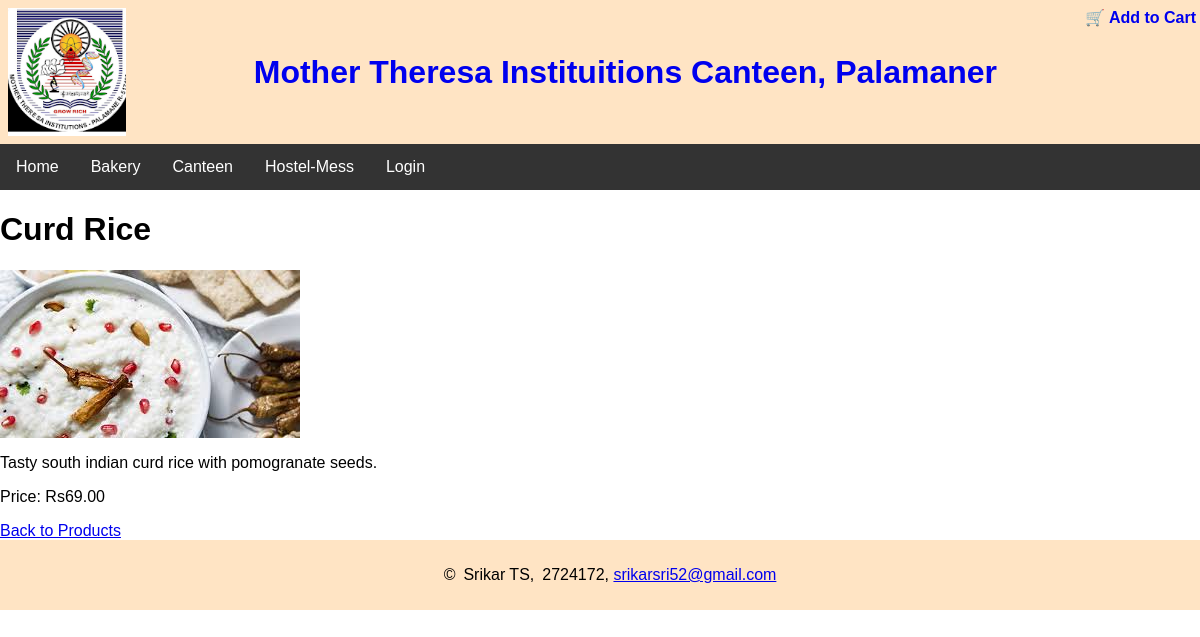
The app's page /canteen/product/4/ with its own data.
### canteen/models.py (models this page shows, shortened)
class CanteenModel(models.Model):
    name = models.CharField(max_length=100)
    description = models.TextField()
    price = models.DecimalField(max_digits=8, decimal_places=2)
    image = models.ImageField(upload_to='products/', blank=True, null=True)

### canteen/views.py (the view)
# urls.py: path('product/<int:pk>/', views.product_detail, name='product_detail'),
def product_detail(request, pk):
    ob_product = get_object_or_404(CanteenModel, pk=pk)
    return render(request, 'product_detail.html', {'product': ob_product})

### canteen/templates/product_detail.html (shortened to what this page needs)
{% extends 'master.html' %}
{% block content %}
    <h1>{{ product.name }}</h1>
    {% if product.image %}
        <img src="{{ product.image.url }}" alt="{{ product.name }}">
    {% endif %}
    <p>{{ product.description }}</p>
    <p>Price: Rs{{ product.price }}</p>
    <a href="/">Back to Products</a>
{% endblock %}

### canteen/static/css/college_styles.css (style rules this page uses)
body { font-family: Arial, Helvetica, sans-serif; margin: 0; padding: 0; width: 100%; overflow-x: hidden; }

### records on screen
CanteenModel: name "Curd Rice", image (picture), description "Tasty south indian curd rice with pomogranate seeds.", price "69.00"
